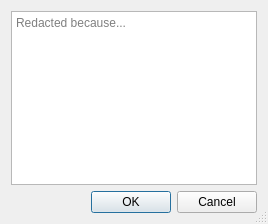
<?xml version="1.0" encoding="UTF-8"?>
<ui version="4.0">
 <class>RedactDialog</class>
 <widget class="QDialog" name="RedactDialog">
  <property name="geometry">
   <rect>
    <x>0</x>
    <y>0</y>
    <width>268</width>
    <height>224</height>
   </rect>
  </property>
  <property name="windowTitle">
   <string>Redact Event</string>
  </property>
  <property name="sizeGripEnabled">
   <bool>true</bool>
  </property>
  <layout class="QVBoxLayout" name="verticalLayout">
   <item>
    <widget class="QPlainTextEdit" name="reason">
     <property name="placeholderText">
      <string>Redacted because...</string>
     </property>
    </widget>
   </item>
   <item>
    <widget class="QDialogButtonBox" name="buttonBox">
     <property name="orientation">
      <enum>Qt::Horizontal</enum>
     </property>
     <property name="standardButtons">
      <set>QDialogButtonBox::Cancel|QDialogButtonBox::Ok</set>
     </property>
    </widget>
   </item>
  </layout>
 </widget>
 <resources/>
 <connections>
  <connection>
   <sender>buttonBox</sender>
   <signal>accepted()</signal>
   <receiver>RedactDialog</receiver>
   <slot>accept()</slot>
   <hints>
    <hint type="sourcelabel">
     <x>248</x>
     <y>254</y>
    </hint>
    <hint type="destinationlabel">
     <x>157</x>
     <y>274</y>
    </hint>
   </hints>
  </connection>
  <connection>
   <sender>buttonBox</sender>
   <signal>rejected()</signal>
   <receiver>RedactDialog</receiver>
   <slot>reject()</slot>
   <hints>
    <hint type="sourcelabel">
     <x>316</x>
     <y>260</y>
    </hint>
    <hint type="destinationlabel">
     <x>286</x>
     <y>274</y>
    </hint>
   </hints>
  </connection>
 </connections>
</ui>
